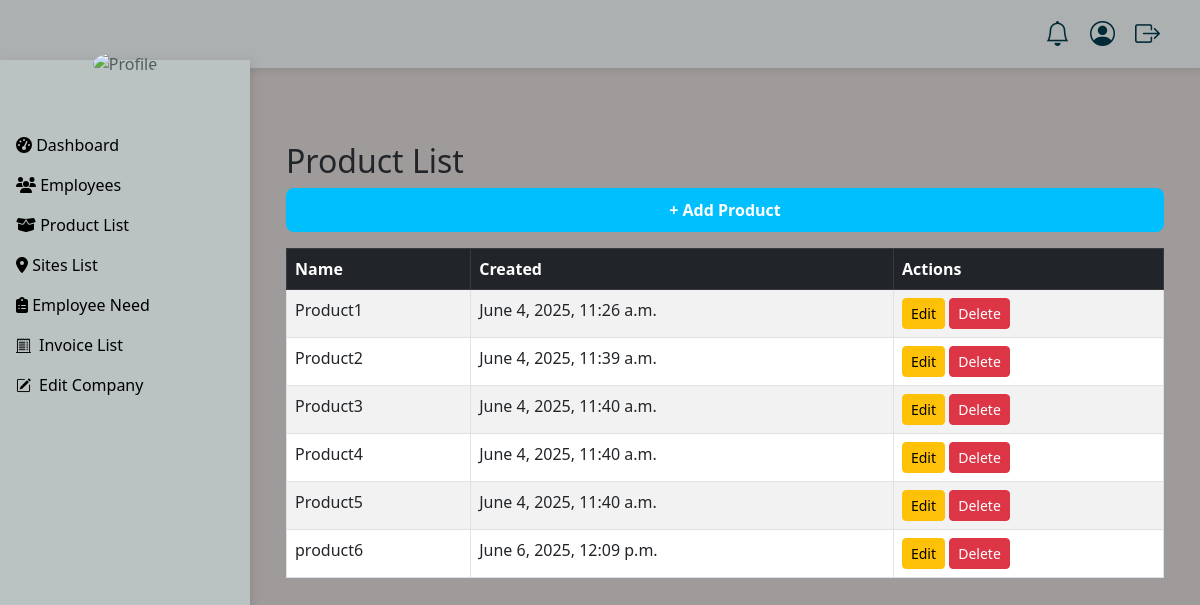
The page /company/products/ on the database its author committed.
### company/models.py (models this page shows, shortened)
class product(models.Model):
    name = models.CharField(max_length=50, blank=True, null=True)
    timestamp = models.DateTimeField(auto_now_add=True)

### company/views.py (the view)
# urls.py: path('products/', product_list, name='product_list'),
def product_list(request):
    products = product.objects.all()
    return render(request, 'Company/list.html', {'products': products})

### templates/Company/list.html (shortened to what this page needs)
{% extends 'Company/cmp_base.html' %}
{% block content %}
<div class="container mt-5">
    <h2>Product List</h2>
    <a href="{% url 'product_create' %}" class="btn btn-primary mb-3">+ Add Product</a>
    <table class="table table-striped table-bordered">
        <thead class="table-dark">
            <tr>
                <th>Name</th>
                <th>Created</th>
                <th>Actions</th>
            </tr>
        </thead>
        <tbody>
            {% for product in products %}
            <tr>
                <td>{{ product.name }}</td>
                <td>{{ product.timestamp }}</td>
                <td>
                    <a href="{% url 'product_update' product.pk %}" class="btn btn-sm btn-warning">Edit</a>
                    <a href="{% url 'product_delete' product.pk %}" class="btn btn-sm btn-danger">Delete</a>
                </td>
            </tr>
            {% empty %}
            <tr><td colspan="3">No products found.</td></tr>
            {% endfor %}
        </tbody>
    </table>
</div>
{% endblock %}

### templates/Company/cmp_base.html (shortened to what this page needs)
<!DOCTYPE html>
<html lang="en">
<head>
    <link href="https://cdn.jsdelivr.net/npm/bootstrap@5.3.0/dist/css/bootstrap.min.css" rel="stylesheet">
    <link href="https://cdn.jsdelivr.net/npm/bootstrap@5.3.0/dist/css/bootstrap.min.css" rel="stylesheet">
    <link rel="stylesheet" href="https://cdn.jsdelivr.net/npm/bootstrap-icons/font/bootstrap-icons.css">
      <link href="https://cdn.jsdelivr.net/npm/bootstrap@5.3.0/dist/css/bootstrap.min.css" rel="stylesheet">
      <link rel="stylesheet" href="https://cdnjs.cloudflare.com/ajax/libs/font-awesome/6.4.0/css/all.min.css">
</head>
<body>
     <div class="header">
        <div class="header-icons">
            <a href="#"><i class="bi bi-bell"></i> </a>
            <a href="#"><i class="bi bi-person-circle"></i> </a>
            <a href="{% url 'cmp_logout' %}"><i class="bi bi-box-arrow-right"></i> </a>
        </div>
    </div>
    <div class="d-flex">
        <nav class="sidebar">
            <div class="text-center" >
                {% if company_dt.Company_logo %}
                    <img src="{{ company_dt.Company_logo.url }}" class="rounded-circle" width="50" alt="Profile">
                {% else %}
                    <img src="/media/company/logos/hrlogo.jpeg" class="rounded-circle" width="50" alt="Profile">
                {% endif %}
            </div>
            <ul class="nav flex-column mt-3">
                <li class="nav-item">
                    <a href="{% url 'deshboard' %}" class="nav-link">
                        <i class="fas fa-tachometer-alt"></i> Dashboard
                    </a>
                </li>
                        <li class="nav-item">
                    <a href="{% url 'employee_list' %}" class="nav-link">
                        <i class="fas fa-users"></i> Employees
                    </a>
                </li>
                <li class="nav-item">
                    <a href="{% url 'product_list' %}" class="nav-link">
                        <i class="fas fa-box-open"></i> Product List
                    </a>
                </li>
                <li class="nav-item">
                    <a href="{% url 'site_list' %}" class="nav-link">
                        <i class="fas fa-map-marker-alt"></i> Sites List
                    </a>
                </li>
                <li class="nav-item">
                    <a href="{% url 'product_need_list' %}" class="nav-link">
                        <i class="fas fa-clipboard-list"></i> Employee Need
                    </a>
                </li>
                <li class="nav-item">
                    <a href="{% url 'generate_invoice_filtered' %}" class="nav-link d-flex align-items-center">
                        <i class="bi bi-receipt-cutoff me-2"></i>
                        <span>Invoice List</span>
                    </a>
                </li>
                <li class="nav-item">
                    <a href="{% url 'edit_company' %}" class="nav-link d-flex align-items-center">
                        <i class="bi bi-pencil-square me-2"></i>
                        <span>Edit Company</span>
                    </a>
                </li>
            </ul>
        </nav>
        <div class="container-fluid p-4" style="margin-left: 250px; margin-top: 70px;">
            {% block content %}{% endblock %}
        </div>
    </div>
</body>
</html>

### templates/Company/cmp_base.html (style rules this page uses)
body { background-color:rgb(160, 155, 155); }
.sidebar { margin-top: 60px; width: 250px; min-height: 100vh; transition: all 0.3s; position: fixed; left: 0; top: 0; background: rgb(186, 194, 194); color: rgb(81, 93, 95); padding-top: 25px; box-shadow: 2px 2px 10px rgba(0, 0, 0, 0.1); z-index: 9999; }
.sidebar img { margin-top: -70px; height: 120px; width: auto; }
.sidebar .nav-link { color: rgb(0, 0, 0); transition: 0.3s; }
.nav-link i { margin-right: 10px; font-size: 15px; }
.header { position: fixed; top: 0; left: 0; width: 100%; background-color: rgb(172, 176, 177); padding: 15px; display: flex; justify-content: space-between; align-items: center; box-shadow: 2px 2px 10px rgba(0, 0, 0, 0.1); z-index: 9999; }
.header-icons { display: flex; align-items: center; gap: 20px; margin-left: auto; margin-right: 25px; }
.header-icons a { color: #002b36; font-size: 25px; transition: 0.3s; text-decoration: none; display: flex; align-items: center; gap: 10px; }

### templates/Company/list.html (style rules this page uses)
.btn-primary { background-color: #00bfff; border: none; padding: 10px 16px; width: 100%; border-radius: 8px; color: white; font-weight: 600; transition: 0.3s; }

### rows shown on the page
product: name "Product1", timestamp "June 4, 2025, 11:26 a.m."
product: name "Product2", timestamp "June 4, 2025, 11:39 a.m."
product: name "Product3", timestamp "June 4, 2025, 11:40 a.m."
product: name "Product4", timestamp "June 4, 2025, 11:40 a.m."
product: name "Product5", timestamp "June 4, 2025, 11:40 a.m."
product: name "product6", timestamp "June 6, 2025, 12:09 p.m."
